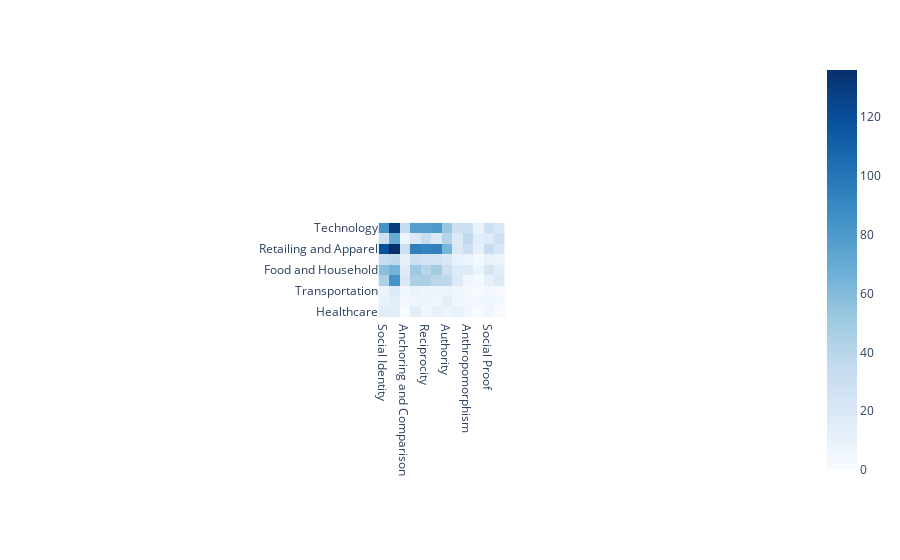

Notebook source saved alongside this figure:
### Code cell
df_sectors_pers = pd.DataFrame.from_dict(df_sectors_pers).T
fig = px.imshow(df_sectors_pers, color_continuous_scale=px.colors.sequential.Blues)
fig.show()
# plotly.offline.plot({"data": fig}, filename = "Sector vs Strategies.html")

### Figure 1 — Plotly figure (JSON) as saved in the notebook; plotly's stock layout.template omitted (floating-point values rounded to 4 significant figures)
{"data": [{"coloraxis": "coloraxis", "hovertemplate": "x: %{x}<br>y: %{y}<br>color: %{z}<extra></extra>", "name": "0", "type": "heatmap", "x": ["Social Identity", "Concreteness", "Anchoring and Comparison", "Overcoming Reactance", "Reciprocity", "Foot in the Door", "Authority", "Social Impact", "Anthropomorphism", "Scarcity", "Social Proof", "Unclear"], "xaxis": "x", "y": ["Technology", "Media", "Retailing and Apparel", "Finance", "Food and Household", "Wholesalers, Industrials and Energy", "Transportation", "Aerospace and Defence", "Healthcare"], "yaxis": "y", "z": [[84, 130, 33, 77, 78, 80, 52, 28, 28, 9, 29, 21], [28, 70, 7, 19, 33, 19, 42, 19, 36, 15, 17, 28], [119, 136, 30, 95, 92, 94, 64, 19, 29, 11, 33, 21], [33, 36, 12, 28, 25, 25, 20, 10, 8, 3, 10, 8], [58, 65, 17, 51, 40, 49, 30, 18, 17, 8, 23, 14], [45, 84, 20, 45, 46, 39, 37, 17, 5, 2, 12, 19], [7, 18, 6, 9, 7, 7, 8, 5, 2, 1, 3, 1], [10, 15, 4, 6, 7, 5, 13, 5, 4, 4, 5, 3], [15, 15, 1, 14, 5, 11, 7, 10, 5, 0, 5, 1]]}], "layout": {"autosize": true, "coloraxis": {"colorscale": [[0, "rgb(247,251,255)"], [0.125, "rgb(222,235,247)"], [0.25, "rgb(198,219,239)"], [0.375, "rgb(158,202,225)"], [0.5, "rgb(107,174,214)"], [0.625, "rgb(66,146,198)"], [0.75, "rgb(33,113,181)"], [0.875, "rgb(8,81,156)"], [1, "rgb(8,48,107)"]]}, "margin": {"t": 60}, "xaxis": {"anchor": "y", "autorange": true, "constrain": "domain", "domain": [0.4131, 0.5869], "range": [-0.5, 11.5], "scaleanchor": "y", "type": "category"}, "yaxis": {"anchor": "x", "autorange": true, "constrain": "domain", "domain": [0, 1], "range": [8.5, -0.5], "type": "category"}}}
